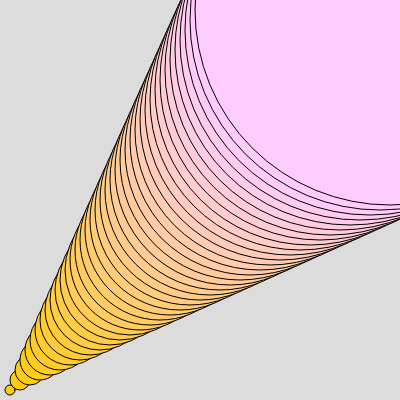
Frame 1 (no input)
Frame 60 (no input): identical to frame 1, image omitted
Frame 120 (the mouse pressed at the canvas centre since frame 60): identical to frame 1, image omitted

The p5.js sketch that drew this single still picture (run headless with seeded random() and noise() and a simulated clock; from frame 60 on, the mouse is pressed at the canvas centre):

// p5.js sketch
// ── sketch.js
let dim = 400
function setup() {
  createCanvas(dim, dim);
}

function draw() {
  background(220);
  
  
  for(let i=0; i<dim; i+=10) {
    const c = color(255, 204, i/1.5);
    fill(c);
    circle(i, dim-i, i)
  }
}
